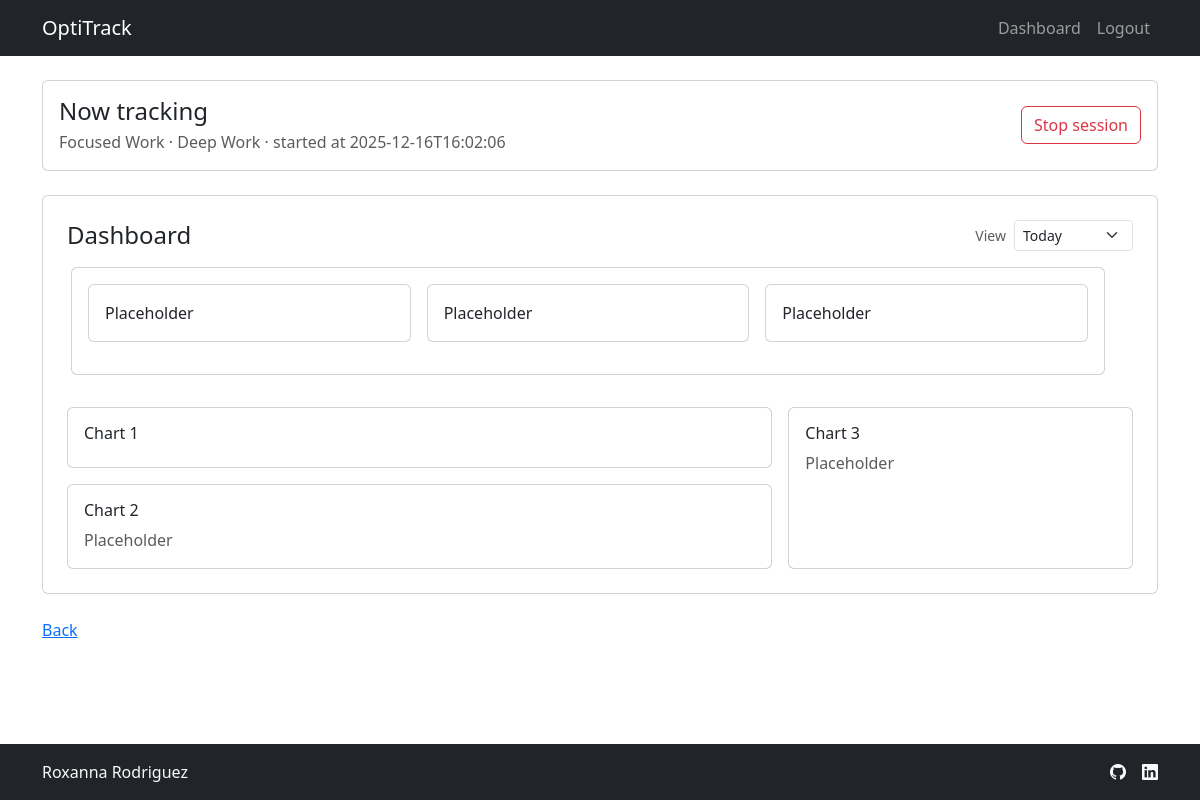
Before: /dashboard (signed in) with the older database file.
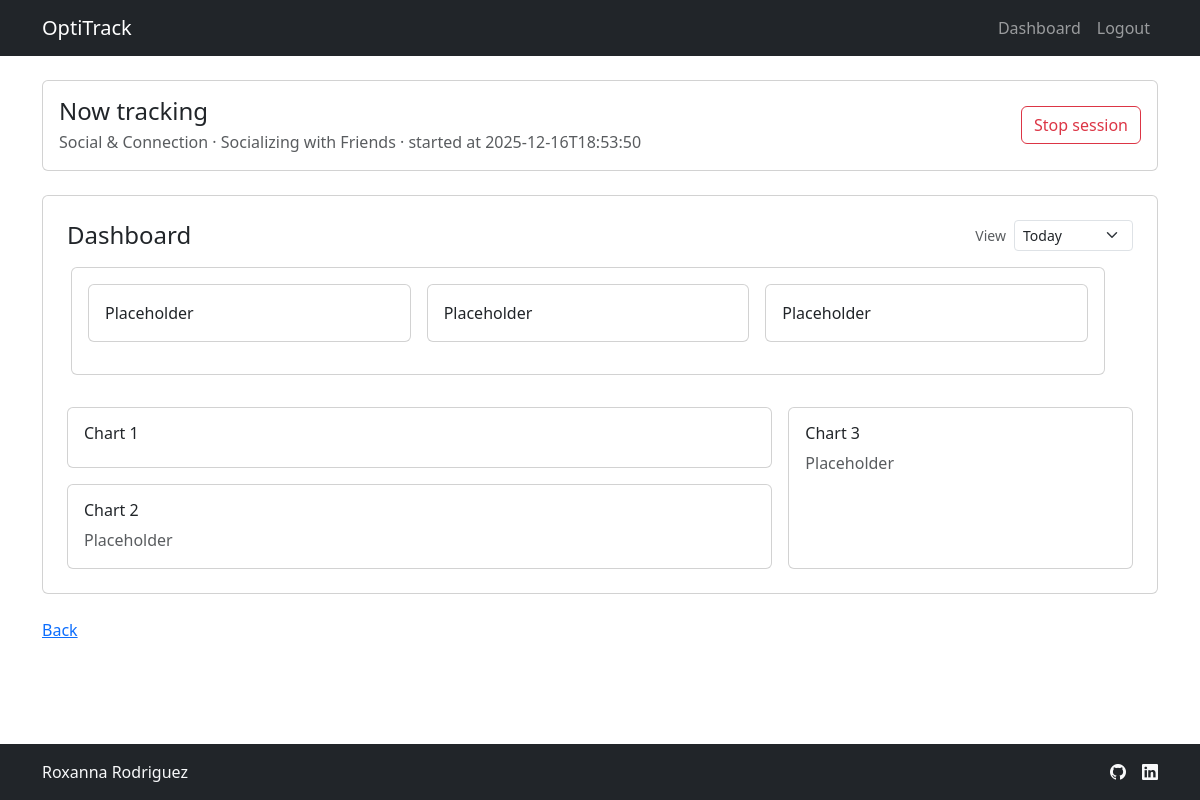
After: the same page with the newer database file.
### tables this page shows
CREATE TABLE events (
    event_id INTEGER PRIMARY KEY AUTOINCREMENT,
    user_id INTEGER NOT NULL,
    category TEXT NOT NULL,
    subcategory TEXT NOT NULL,
    start_ts TIMESTAMP NOT NULL,
    end_ts TIMESTAMP,
    FOREIGN KEY (user_id) REFERENCES users(user_id)
);

### app.py (the view)
@app.route("/dashboard")
@login_required
def dashboard():
    db = get_db()
    rows = db.execute(
        """
        SELECT category, subcategory
        FROM user_activities
        WHERE user_id = ?
        """,
        (g.user["user_id"],)
    ).fetchall()
    activities_by_cat = {}
    for row in rows:
        activities_by_cat.setdefault(row["category"], []).append(row["subcategory"])
    active_session = db.execute(
        """
        SELECT *
        FROM events
        WHERE user_id = ? AND end_ts IS NULL
        """,
        (g.user["user_id"],)
    ).fetchone()
    query = """
        SELECT
            category,
            SUM(total_seconds) AS total_time_spent_seconds
        FROM vw_daily_activity
        WHERE user_id = ? AND event_date = DATE('now', 'localtime')
        GROUP BY category
        """
    df_today_by_category = pd.read_sql_query(query, db, params=(g.user["user_id"],))
    period = request.args.get("period", "today")
    if df_today_by_category.empty:
        chart_divs = {}
        kpi_divs = {}
    else:
        df_today_by_category["total_time_spent_hours"] = df_today_by_category["total_time_spent_seconds"]/3600
        chart_today_by_category = charts.today_by_category(df_today_by_category)
        div_today_by_category = charts.fig_to_div(chart_today_by_category)
        total_time_tracked = df_today_by_category["total_time_spent_seconds"].sum()/3600
        top_category = df_today_by_category.iloc[0]["category"]
        query = """
            SELECT
                subcategory,
                SUM(total_seconds) AS total_time_spent_seconds
            FROM vw_daily_activity
            WHERE user_id = ? AND category = ?
            GROUP BY subcategory
            """
        df_subcategory_breakdown = pd.read_sql_query(query, db, params=(g.user["user_id"], top_category))
        chart_divs = {"div_today_by_category": div_today_by_category,
                       "df_subcategory_breakdown": df_subcategory_breakdown}
        kpi_divs = {"total_time_tracked": total_time_tracked,
                     "top_category": top_category}
    return render_template("dashboard.html",
                           activities_by_cat=activities_by_cat,
                           active_session=active_session,
                           period=period,
                           chart_divs=chart_divs,
                           kpi_divs = kpi_divs)

### app.py (called while the page is built, shortened)
@app.before_request
def load_logged_in_user():
    user_id = session.get("user_id")
    if user_id is None:
        g.user = None
    else:
        db = get_db()
        g.user = db.execute(
            """
            SELECT * FROM users WHERE user_id = ?
            """,
            (user_id,)
        ).fetchone()

@app.before_request
def require_setup_if_needed():
    if g.get("user") is None:
        return
    if g.user["setup_completed"]:
        return

@app.after_request
def add_no_cache_headers(response):
    response.headers["Cache-Control"] = "no-store, no-cache, must-revalidate, max-age=0"
    response.headers["Pragma"] = "no-cache"
    response.headers["Expires"] = "0"
    return response

### charts.py (called while the page is built)
def today_by_category(df):
    df = df.sort_values("total_time_spent_hours", ascending=True)
    fig = px.bar(
        df,
        x="total_time_spent_hours",
        y="category",
        orientation="h",
        title="Hours by Category"
    )
    fig.update_layout(margin=dict(l=10, r=10, t=40, b=10))
    fig.update_xaxes(title="Hours", tickformat=".2f")
    return fig

def fig_to_div(fig):
    return pio.to_html(fig, full_html=False, include_plotlyjs="cdn")

### helpers.py (called while the page is built)
def get_db():
    if "db" not in g:
        g.db = sqlite3.connect(current_app.config["DATABASE"])
        g.db.row_factory = sqlite3.Row
    return g.db

def login_required(f):
    @wraps(f)
    def decorated_function(*args, **kwargs):
        if g.user is None:
            return redirect("/login")
        return f(*args, **kwargs)
    return decorated_function

### templates/dashboard.html (shortened to what this page needs)
{% extends "layout.html" %}
{% block content %}
<div class="container py-4">
    <section class="mb-4">
        <div class="card">
            <div class="card-body d-flex flex-column flex-md-row align-items-md-center justify-content-between gap-3">
                <div>
                    <h2 class="h4 mb-1">Now tracking</h2>
                    <p class="text-muted mb-0">
                        {% if active_session %}
                        {{ active_session["category"] }} · {{ active_session["subcategory"] }} · started at {{
                        active_session["start_ts"] }}
                        {% else %}
                        No active session
                        {% endif %}
                    </p>
                </div>
                {% if not active_session %}
                <div class="dashboard-tracker">
                    <form method="post" action="/sessions/start" class="row g-2 align-items-end">
                        <div class="col-12 col-md-4">
                            <label for="categorySelect" class="form-label mb-1">Category</label>
                            <select id="categorySelect" name="category" class="form-select w-100" required>
                                <option value="" selected disabled>Choose category</option>
                                {% for category, subcats in activities_by_cat.items() %}
                                <option value="{{ category }}">{{ category }}</option>
                                {% endfor %}
                            </select>
                        </div>
                        <div class="col-12 col-md-4">
                            <label for="subcategorySelect" class="form-label mb-1">Subcategory</label>
                            <select id="subcategorySelect" name="subcategory" class="form-select w-100" required>
                                <option value="" selected disabled>Choose subcategory</option>
                            </select>
                        </div>
                        <div class="col-12 col-md-4">
                            <button type="submit" class="btn btn-secondary tracker-btn w-100">
                                Start session
                            </button>
                        </div>
                    </form>
                </div>
                {% else %}
                <div class="dashboard-tracker">
                    <form method="post" action="/sessions/stop">
                        <button type="submit" class="btn btn-outline-danger tracker-btn w-100">
                            Stop session
                        </button>
                    </form>
                </div>
                {% endif %}
            </div>
        </div>
    </section>
    <section class="mb-4">
        <div class="card">
            <div class="card-body p-4">
                <div class="d-flex align-items-center justify-content-between mb-3">
                    <h2 class="h4 mb-0">Dashboard</h2>
                    <form method="get" class="d-flex align-items-center gap-2">
                        <label for="periodSelect" class="form-label mb-0 small text-muted">View</label>
                        <select id="periodSelect" name="period" class="form-select form-select-sm"
                            onchange="this.form.submit()">
                            <option value="today" {% if period=="today" %}selected{% endif %}>Today</option>
                        </select>
                    </form>
                </div>
                <div class="row g-3 align-items-stretch">
                    <div class="row my-3">
                        <div class="col-12">
                            <div class="card flex-fill">
                                <div class="card-body">
                                    <div class="row mb-3 g-3">
                                        <div class="col-12 col-md-4">
                                            <div class="card">
                                                <div class="card-body">Placeholder</div>
                                            </div>
                                        </div>
                                        <div class="col-12 col-md-4">
                                            <div class="card">
                                                <div class="card-body">Placeholder</div>
                                            </div>
                                        </div>
                                        <div class="col-12 col-md-4">
                                            <div class="card">
                                                <div class="card-body">Placeholder</div>
                                            </div>
                                        </div>
                                    </div>
                                </div>
                            </div>
                        </div>
                    </div>
                    <div class="col-12 col-lg-8 d-flex flex-column gap-3">
                        <div class="card flex-fill">
                            <div class="card-body">
                                <h3 class="h6">Chart 1</h3>
                                {% if chart_divs %}
                                {{ chart_divs.div_today_by_category | safe }}
                                {% else %}
                                <p>No data today.</p>
                                {% endif %}
                            </div>
                        </div>
                        <div class="card flex-fill">
                            <div class="card-body">
                                <h3 class="h6">Chart 2</h3>
                                <p class="text-muted mb-0">Placeholder</p>
                            </div>
                        </div>
                    </div>
                    <div class="col-12 col-lg-4 d-flex">
                        <div class="card w-100 h-100">
                            <div class="card-body">
                                <h3 class="h6">Chart 3</h3>
                                <p class="text-muted mb-0">Placeholder</p>
                            </div>
                        </div>
                    </div>
                </div>
            </div>
        </div>
    </section>
    <a href="{{ url_for('index') }}">Back</a>
    {% endblock %}

### templates/layout.html (shortened to what this page needs)
<!DOCTYPE html>
<html lang="en">
<head>
    <link href="https://cdn.jsdelivr.net/npm/bootstrap@5.3.3/dist/css/bootstrap.min.css" rel="stylesheet"
>
    <link rel="stylesheet" href="{{ url_for('static', filename='styles.css') }}">
    <link rel="stylesheet" href="https://cdn.jsdelivr.net/npm/bootstrap-icons@1.10.5/font/bootstrap-icons.css">
</head>
<body>
    <nav class="navbar navbar-expand-md navbar-dark bg-dark">
        <div class="container">
            <a class="navbar-brand d-flex align-items-center" href="{{ url_for('index') }}">
                <span> OptiTrack </span>
            </a>
            {% if g.user %}
            <div class="collapse navbar-collapse" id="navbarNav">
                <ul class="navbar-nav ms-auto mb-2 mb-md-0">
                    <li class="nav-item">
                        <a class="nav-link" href="{{ url_for('dashboard') }}">Dashboard</a>
                    </li>
                    <li class="nav-item">
                        <a class="nav-link" href="{{ url_for('logout') }}">Logout</a>
                    </li>
                </ul>
            </div>
            {% endif %}
        </div>
    </nav>
    <main class="{% block main_class %}{% endblock %}">
        {% block content %}{% endblock %}
    </main>
    <footer class="text-center bg-dark text-light py-3">
        <div class="container">
            <div class="row align-items-center">
                <div class="col-md-4 d-flex align-items-center justify-content-center justify-content-md-start">
                    <span class="mb-3 mb-md-0 text-light">Roxanna Rodriguez</span>
                </div>
                <ul class="col-md-4 offset-md-4 nav justify-content-center justify-content-md-end list-unstyled d-flex">
                    <li class="ms-3">
                        <a class="text-light" href="#" aria-label="GitHub">
                            <i class="bi bi-github" aria-hidden="true"></i>
                        </a>
                    </li>
                    <li class="ms-3">
                        <a class="text-light" href="#" aria-label="LinkedIn">
                            <i class="bi bi-linkedin" aria-hidden="true"></i>
                        </a>
                    </li>
                </ul>
            </div>
        </div>
    </footer>
</body>
</html>

### static/styles.css (style rules this page uses)
.navbar-dark { background-color: #1F1D20; }
html, body { height: 100%; }
body { display: flex; flex-direction: column; min-height: 100vh; }
main { flex: 1; }
.dashboard-tracker { max-width: 560px; }
.tracker-btn { white-space: nowrap; }
@media (min-width: 768px) { .tracker-btn { width: 130px; } }

Changed rows visible on the page:
no longer on this page (row edited): events: category "Focused Work", subcategory "Deep Work", start_ts "2025-12-16T16:02:06"
added events: category "Social & Connection", subcategory "Socializing with Friends", start_ts "2025-12-16T18:53:50"
